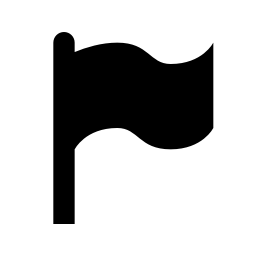
#> input picture tools/mode_icons/political.png, 256 x 256 px; its folder holds 2 pictures in this run
$ python build_resource_map.py
#> lines starting #> are read from the running program, lines starting #| are printed output that depends on the picture
"""Gera os assets das camadas de mapa:

1. assets/ui/map_mode_political.png e map_mode_resources.png — glifos brancos
   (o HUD aplica a cor por modulate).
2. assets/icons/places/resource_dot.png e resource_wheat.png — marcadores.
3. map/map_data/atlas/resource_points.json — AMOSTRA REPRESENTATIVA dos pontos de
   recursos (minerais e renováveis). Cada marcador carrega o agregado da região
   que representa (somatório de reserva / aptidão média ponderada por área + área),
   para a ficha de depósito/área continuar coerente mesmo com menos marcadores.

Orçamento (data/definitions/natural/marker_budget.json): total mundial por
recurso. Divisão entre países pela participação real — produção FAOSTAT para
culturas (crop_production_shares.json), reserve_calibration.json para minerais —
com escala amortecida (marcadores ∝ √participação), teto de 12% do orçamento por
país e piso 1 para país com participação relevante (≥0,5%) ou aptidão ≥0,6 /
depósito relevante. Dentro do país, escolhem-se os territórios de maior aptidão
(culturas) ou maiores depósitos (minerais), com distância mínima real ≥ ~180 km
entre marcadores do MESMO recurso (Poisson-disc/greedy) e nunca no mar
(nav_mask), mantendo o anel anti-sobreposição entre recursos do mesmo território.

PISO POR NAÇÃO (minerais): toda nação com ≥1 jazida tem ≥1 marcador. A nação
escolhe UM recurso antes da repartição (aquele onde tem a maior participação
mundial) e esse piso CONSOME a cota do recurso — o total mundial por recurso
continua o de projeto. Depois da repartição, uma rede de segurança
(`ensure_nation_marker_floors`) cobre a nação que ainda ficou sem marcador (a
distância mínima de 120 km pode barrar a cota); esse excedente é declarado em
`marker_budget.json` (`floor_extra`), porque inflar a cota realimenta o
`apportion` (que preenche até o orçamento) e o total subiria de novo.

Fontes: tools/mode_icons/ (ícones, créditos no CREDITS.txt) e
data/definitions/natural/ (depósitos e agricultura do Natural Earth).

Uso: python tools/build_resource_map.py
"""

import json
import math
import os

import numpy as np
from PIL import Image, ImageDraw
from scipy.spatial import cKDTree

ROOT = os.path.dirname(os.path.dirname(os.path.abspath(__file__)))
ICONS = os.path.join(ROOT, "tools", "mode_icons")
NATURAL = os.path.join(ROOT, "data", "definitions", "natural")
PLACES = os.path.join(ROOT, "assets", "icons", "places")

MINERALS = ["coal", "copper", "gas", "iron", "oil",
            "bauxite", "lead", "gold", "phosphate", "tungsten",
            "rare_earths", "sulfur", "diamond", "uranium"]
RENEWABLE_KEYS = ["wheat", "rice", "maize", "potato", "soy", "cotton", "wood"]

## Diâmetro do marcador em px de mapa. MARKER_SIZE = 1.0 unidade de mundo e
## 1 unidade de mundo = 5 px de mapa (ver map_mode_layer._marker_world); usa-se
## D = 7 px para cobrir também o anel de seleção (2.8 × MARKER_SIZE).
MARKER_DIAMETER_PX = 7.0
## Espaçamento mínimo entre marcadores de um território (>= 1.6 × D). Os
## marcadores de um território são distribuídos em anel hexagonal ao redor do
## centróide; o anel garante distância >= MARKER_SPACING_PX entre quaisquer dois.
MARKER_SPACING_PX = 1.6 * MARKER_DIAMETER_PX
## Raio de busca (em unidades de MARKER_SPACING_PX) de células de terra ao
## redor da âncora para posicionar os marcadores de um território. Grande o
## bastante para territórios costeiros (metade do anel cai no mar), pequeno o
## bastante para não invadir o território vizinho.
MARKER_RING_MAX = 6
## Códigos de status no resource_points.json (legenda do depósito).
STATUS_CODES = {"Producer": 0, "Past Producer": 1, "Prospect": 2, "Occurrence": 3, "Plant": 3}
WHEAT_MIN = 0.40
## Limiar de cobertura florestal para o marcador de madeira (mais baixo que o
## de culturas — floresta é mais difundida que uma cultura específica).
FOREST_MIN = 0.30
## Distância máxima (em células do nav_mask) para encostar um ponto de trigo
## cujo centróide caiu em água. 40 células ~ 80 px de mapa (~15 km); além
## disso é ilha remota e o ponto é descartado.
WHEAT_SNAP_MAX_NAV_PX = 40
EDGE = (23, 20, 16, 235)

## Regra de água: nenhum recurso terrestre no mar. Petróleo/gás podem estar
## offshore (pré-sal, Mar do Norte), mas só até 20 células do nav_mask
## (~320 km da costa) — o suficiente para os campos reais, sem pontos no meio
## do oceano. A extração futura continua sendo uma regra de jogo (só na costa).
COASTAL_RESOURCES = ("oil", "gas")
COASTAL_RADIUS_CELLS = 20
MAP_W, MAP_H = 5000.0, 2500.0

## Distância mínima real entre marcadores do MESMO recurso (~120 km).
## 120 km (em vez de 180) para caber o cluster de gás do Golfo Pérsico
## (Khuff/Awali-BHR e North Field-QAT distam ~135 km) sem fundir campos de
## países vizinhos. Continua legível: ~2,4× o diâmetro do marcador (7 px).
MIN_SAME_RESOURCE_DIST_KM = 120.0
## Teto por país sobre o orçamento do recurso (12%).
CEILING_FRACTION = 0.12
## Participação mínima para piso 1 "relevante" (0,5%).
RELEVANT_SHARE = 0.005
## Aptidão mínima para piso 1 de país numa cultura (0,6).
RELEVANT_SUITABILITY = 0.60


def white_icon(src_name: str, dst_name: str) -> None:
#> called with src_name = 'political.png', dst_name = 'map_mode_political.png'
    im = Image.open(os.path.join(ICONS, src_name)).convert("RGBA")
#> im is the input picture: PIL image 256x256 RGBA; mean R, G, B, A 0, 0, 0, 62.8
    out = Image.new("RGBA", im.size, (255, 255, 255, 255))
#> out: PIL image 256x256 RGBA; every value is 255
    out.putalpha(im.getchannel("A"))
    out = out.resize((128, 128), Image.LANCZOS)
#> out: PIL image 128x128 RGBA
    out.save(os.path.join(ROOT, "assets", "ui", dst_name))
    print("icon", dst_name, out.size)
#| icon map_mode_political.png (128, 128)
#> call 2 of white_icon, with src_name = 'resources.png', dst_name = 'map_mode_resources.png'
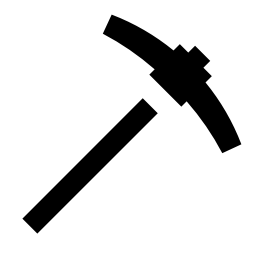
#> input picture tools/mode_icons/resources.png, 256 x 256 px
#> in white_icon, im is the input picture: PIL image 256x256 RGBA; mean R, G, B, A 0, 0, 0, 35.2
#| icon map_mode_resources.png (128, 128)


def marker(size: int, shape: str) -> Image.Image:
#> called with size = 64, shape = 'dot'
    img = Image.new("RGBA", (size, size), (0, 0, 0, 0))
#> img: PIL image 64x64 RGBA; every value is 0
    d = ImageDraw.Draw(img)
    c = size / 2.0
    r = size * 0.40
    if shape == "dot":
        d.ellipse([c - r, c - r, c + r, c + r], fill=(255, 255, 255, 255),
                  outline=EDGE, width=5)
    else:
        pts = [(c, c - r * 1.2), (c + r * 1.2, c), (c, c + r * 1.2), (c - r * 1.2, c)]
        d.polygon(pts, fill=(255, 255, 255, 255), outline=EDGE)
        d.line(pts + [pts[0]], fill=EDGE, width=5, joint="curve")
    return img


def star(size: int = 512) -> Image.Image:
    img = Image.new("RGBA", (size, size), (0, 0, 0, 0))
    d = ImageDraw.Draw(img)
    cx = cy = size / 2.0
    outer = size * 0.38
    inner = size * 0.155
    points = []
    for index in range(10):
        radius = outer if index % 2 == 0 else inner
        angle = -math.pi / 2.0 + index * math.pi / 5.0
        points.append((cx + radius * math.cos(angle), cy + radius * math.sin(angle)))
    d.polygon(points, fill=(255, 255, 255, 255))
    return img


def hover_ring(size: int = 128) -> Image.Image:
    """Anel de hover em volta do depósito sob o mouse."""
    img = Image.new("RGBA", (size, size), (0, 0, 0, 0))
    d = ImageDraw.Draw(img)
    c = size / 2.0
    r = size * 0.455
    d.ellipse([c - r, c - r, c + r, c + r], outline=(12, 12, 12, 235),
              width=max(3, size // 20))
    d.ellipse([c - r + size * 0.02, c - r + size * 0.02,
               c + r - size * 0.02, c + r - size * 0.02],
              outline=(201, 162, 74, 255), width=max(2, size // 28))
    return img


def read_json(name: str) -> dict:
    with open(os.path.join(NATURAL, name), encoding="utf-8") as handle:
        return json.load(handle)


def load_nav():
    path = os.path.join(ROOT, "map", "map_data", "nav_mask.png")
    return Image.open(path).convert("L")


## Terra do atlas (`world_sdf.png`, ~4,9 km/px): a mesma base do mapa visual e
## mais fina que a célula de ~16 km do nav_mask. Carregada sob demanda.
_WORLD_LAND = None


# [23 lines left out: functions world_land, is_atlas_land, not called in this run]


def nav_cell(nav: Image.Image, px: float, py: float) -> tuple:
    return (int(px / MAP_W * nav.width), int(py / MAP_H * nav.height))


# [754 lines left out: functions nearest_land_px, nearest_territory, deposit_allowed, place_ring, km_distance, compute_territory_areas and 15 more, not called in this run]


def build_points() -> None:
    nav = load_nav()
    deposits = read_json("deposits.json")["deposits"]
    nature = read_json("nature.json")["territories"]
    agriculture = read_json("agriculture.json")["territories"]
    budgets = read_json("marker_budget.json")["budgets"]
    crop_shares = read_json("crop_production_shares.json")["crops"]
    calibration = read_json("reserve_calibration.json")["resources"]

    territory_country = {tid: str(entry.get("adm0_a3", ""))
                         for tid, entry in nature.items()}
    country_territories = {}
    for tid, code in territory_country.items():
        if code:
            country_territories.setdefault(code, []).append(tid)

    area_km2 = compute_territory_areas(nature, nav)

    mineral_markers = build_mineral_markers(
        nav, nature, deposits, budgets, calibration, area_km2,
        territory_country, country_territories,
        floor_resources=nation_floor_resources(
            nature, deposits, calibration, territory_country))
    # Rede de segurança do piso: nação com jazida que ainda ficou sem marcador
    # (as cotas do recurso já incluem o piso; aqui só entram as que a distância
    # mínima do recurso barrou).
    mineral_markers += ensure_nation_marker_floors(
        nav, nature, deposits, calibration, area_km2, territory_country,
        mineral_markers)
    renewable_markers = build_renewable_markers(
        nav, nature, agriculture, budgets, crop_shares, area_km2,
        territory_country, country_territories)

    apply_ring_anti_overlap(nav, nature, mineral_markers + renewable_markers)

    minerals = []
    renewables = []
    for marker in mineral_markers:
        minerals.append([marker["px"], marker["py"],
                         MINERALS.index(marker["resource"]),
                         marker["reserve"], marker["quality"], marker["depth"],
                         marker["status"], marker["territory"], marker["count"],
                         marker["offshore"], marker["region"]])
    for marker in renewable_markers:
        renewables.append([marker["px"], marker["py"],
                           RENEWABLE_KEYS.index(marker["resource"]),
                           marker["value"], marker["territory"], marker["region"]])

    out = os.path.join(ROOT, "map", "map_data", "atlas", "resource_points.json")
    with open(out, "w", encoding="utf-8") as handle:
        json.dump({"minerals": minerals, "renewables": renewables},
                  handle, separators=(",", ":"))
    print("resource_points.json", len(minerals), "marcadores minerais",
          "| renováveis", len(renewables))


white_icon("political.png", "map_mode_political.png")
white_icon("resources.png", "map_mode_resources.png")
marker(64, "dot").save(os.path.join(PLACES, "resource_dot.png"))
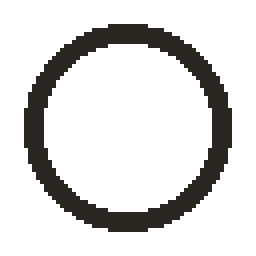
#> saved as resource_dot.png: PIL image 64x64 RGBA (shown 4 times larger); mean R, G, B, A 91, 90.4, 89.7, 128.4; transparent parts drawn white
marker(64, "diamond").save(os.path.join(PLACES, "resource_wheat.png"))
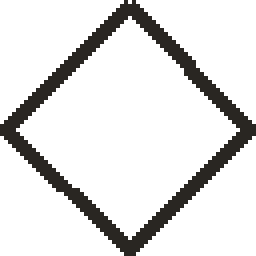
#> saved as resource_wheat.png: PIL image 64x64 RGBA (shown 4 times larger); mean R, G, B, A 101.1, 100.6, 100, 132.3; transparent parts drawn white
star().save(os.path.join(PLACES, "star.png"))
#> in star, `img = Image.new("RGBA", (size, size), (0, 0, 0, 0))`: img: PIL image 512x512 RGBA; every value is 0
hover_ring().save(os.path.join(PLACES, "deposit_hover.png"))
#> in hover_ring, `img = Image.new("RGBA", (size, size), (0, 0, 0, 0))`: img: PIL image 128x128 RGBA; every value is 0
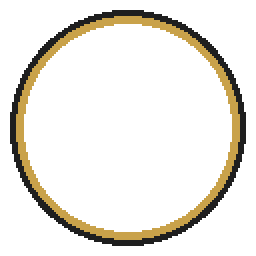
#> saved as deposit_hover.png: PIL image 128x128 RGBA (shown 2 times larger); mean R, G, B, A 17, 13.9, 6.8, 36.4; transparent parts drawn white

build_points()
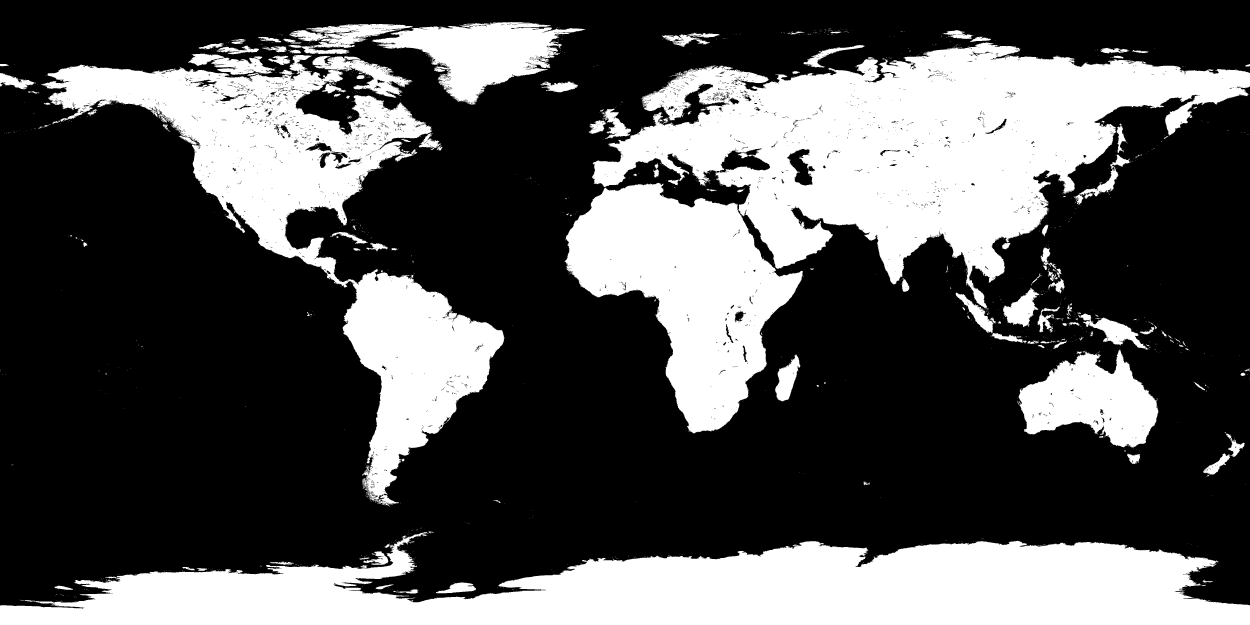
#> input picture map/map_data/nav_mask.png, 2500 x 1250 px (shown at 1/2 size)
#> in load_nav, returned value is the input picture: PIL image 2500x1250 L; min 0, max 255, mean 83.5
#> (the run stopped early here; a loop or call above may not have finished)
